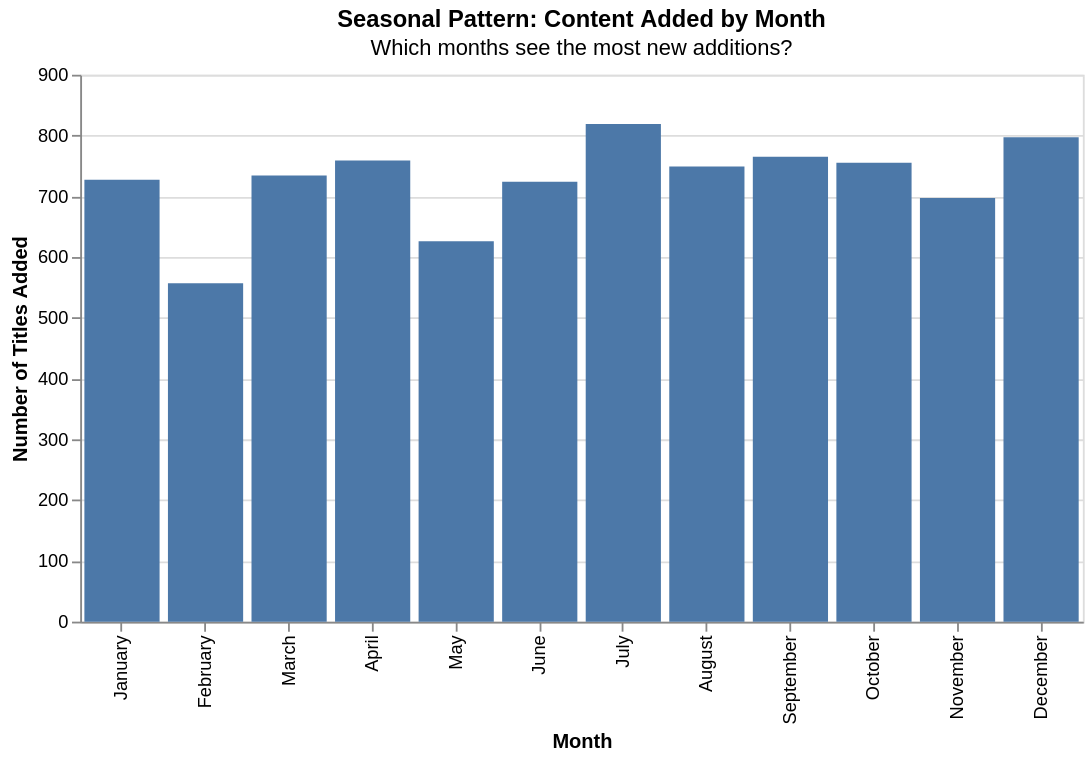

The notebook cell saved with this chart:
### Code cell
# Content added by month of year (seasonality)
month_pattern = df.dropna(subset=['month_name']).groupby('month_name').size().reset_index(name='count')
month_order = ['January', 'February', 'March', 'April', 'May', 'June',
               'July', 'August', 'September', 'October', 'November', 'December']
month_pattern['month_name'] = pd.Categorical(month_pattern['month_name'], categories=month_order, ordered=True)
month_pattern = month_pattern.sort_values('month_name')

chart7 = alt.Chart(month_pattern).mark_bar().encode(
    x=alt.X('month_name:N', title='Month', sort=month_order),
    y=alt.Y('count:Q', title='Number of Titles Added'),
    tooltip=['month_name', 'count']
).properties(
    title=alt.Title('Seasonal Pattern: Content Added by Month', subtitle='Which months see the most new additions?'),
    width=550,
    height=300
)
chart7

### Figure 1 — Vega-Lite specification as saved in the notebook (floating-point values rounded to 4 significant figures)
{"config": {"view": {"continuousWidth": 300, "continuousHeight": 300}}, "data": {"name": "data-272f7332d99271d722c1f7e576d4ecce"}, "mark": {"type": "bar"}, "encoding": {"tooltip": [{"field": "month_name", "type": "ordinal"}, {"field": "count", "type": "quantitative"}], "x": {"field": "month_name", "sort": ["January", "February", "March", "April", "May", "June", "July", "August", "September", "October", "November", "December"], "title": "Month", "type": "nominal"}, "y": {"field": "count", "title": "Number of Titles Added", "type": "quantitative"}}, "height": 300, "title": {"text": "Seasonal Pattern: Content Added by Month", "subtitle": "Which months see the most new additions?"}, "width": 550, "$schema": "https://vega.github.io/schema/vega-lite/v5.20.1.json", "datasets": {"data-272f7332d99271d722c1f7e576d4ecce": [{"month_name": "January", "count": 727}, {"month_name": "February", "count": 557}, {"month_name": "March", "count": 734}, {"month_name": "April", "count": 759}, {"month_name": "May", "count": 626}, {"month_name": "June", "count": 724}, {"month_name": "July", "count": 819}, {"month_name": "August", "count": 749}, {"month_name": "September", "count": 765}, {"month_name": "October", "count": 755}, {"month_name": "November", "count": 697}, {"month_name": "December", "count": 797}]}}
